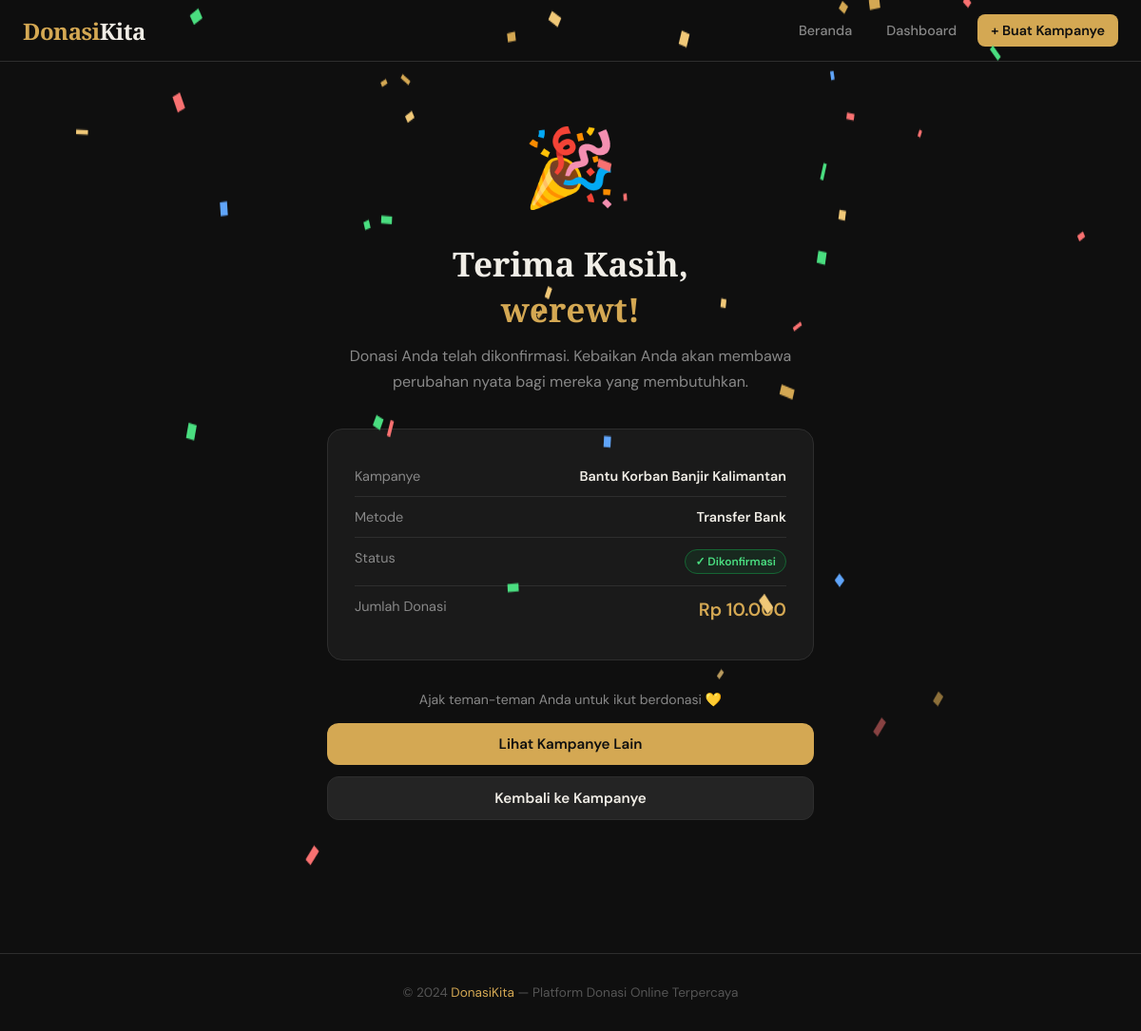
Page /thank-you/1 on the committed database.
### tables this page shows
CREATE TABLE donations (
            id INTEGER PRIMARY KEY AUTOINCREMENT,
            campaign_id INTEGER NOT NULL,
            donor_name TEXT NOT NULL,
            donor_email TEXT NOT NULL,
            amount REAL NOT NULL,
            message TEXT,
            payment_method TEXT DEFAULT 'Transfer Bank',
            status TEXT DEFAULT 'pending',
            created_at TIMESTAMP DEFAULT CURRENT_TIMESTAMP,
            FOREIGN KEY (campaign_id) REFERENCES campaigns(id)
        );

CREATE TABLE campaigns (
            id INTEGER PRIMARY KEY AUTOINCREMENT,
            title TEXT NOT NULL,
            description TEXT NOT NULL,
            target_amount REAL NOT NULL,
            collected_amount REAL DEFAULT 0,
            image_filename TEXT,
            category TEXT DEFAULT 'Umum',
            is_active INTEGER DEFAULT 1,
            created_at TIMESTAMP DEFAULT CURRENT_TIMESTAMP
        );

### app.py (the view)
@app.route('/thank-you/<int:donation_id>')
def thank_you(donation_id):
    conn = db.get_db()
    donation = conn.execute(
        '''SELECT d.*, c.title as campaign_title
           FROM donations d JOIN campaigns c ON d.campaign_id=c.id
           WHERE d.id=?''', (donation_id,)
    ).fetchone()
    conn.close()
    if not donation:
        return redirect(url_for('index'))
    return render_template('thank_you.html', donation=donation)

### app.py (called while the page is built)
def format_rupiah(amount):
    return f"Rp {amount:,.0f}".replace(',', '.')

### db.py (called while the page is built)
def get_db():
    conn = sqlite3.connect(DB_PATH)
    conn.row_factory = sqlite3.Row
    return conn

### templates/thank_you.html (shortened to what this page needs)
{% extends "base.html" %}
{% block content %}
<div class="confetti-wrap" id="confetti"></div>
<div class="ty-page">
  <div class="ty-icon">🎉</div>
  <h1 class="ty-title">Terima Kasih,<br><span>{{ donation.donor_name }}!</span></h1>
  <p class="ty-sub">Donasi Anda telah dikonfirmasi. Kebaikan Anda akan membawa<br>perubahan nyata bagi mereka yang membutuhkan.</p>
  <div class="ty-card">
    <div class="ty-row">
      <span class="lbl">Kampanye</span>
      <span class="val">{{ donation.campaign_title }}</span>
    </div>
    <div class="ty-row">
      <span class="lbl">Metode</span>
      <span class="val">{{ donation.payment_method }}</span>
    </div>
    <div class="ty-row">
      <span class="lbl">Status</span>
      <span class="val"><span class="badge badge-green">✓ Dikonfirmasi</span></span>
    </div>
    <div class="ty-row">
      <span class="lbl">Jumlah Donasi</span>
      <span class="val amount-gold">{{ donation.amount | rupiah }}</span>
    </div>
  </div>
  <p class="share-text">Ajak teman-teman Anda untuk ikut berdonasi 💛</p>
  <div class="ty-actions">
    <a href="{{ url_for('index') }}" class="btn btn-primary">Lihat Kampanye Lain</a>
    <a href="{{ url_for('campaign_detail', campaign_id=donation.campaign_id) }}" class="btn btn-secondary">Kembali ke Kampanye</a>
  </div>
</div>
{% endblock %}

### templates/base.html (style rules this page uses)
:root { --bg: #0f0f0f; --surface: #1a1a1a; --surface2: #242424; --border: #2e2e2e; --gold: #d4a853; --gold-light: #f0c878; --green: #4ade80; --red: #f87171; --blue: #60a5fa; --text: #f0ede6; --text-muted: #888; --text-dim: #555; --radius: 12px; }
* { margin: 0; padding: 0; box-sizing: border-box; }
body { font-family: 'DM Sans', sans-serif; background: var(--bg); color: var(--text); min-height: 100vh; }
.btn { display: inline-flex; align-items: center; gap: 8px; padding: 12px 24px; border-radius: var(--radius); font-family: 'DM Sans', sans-serif; font-size: 0.95rem; font-weight: 600; cursor: pointer; border: none; text-decoration: none; transition: all .2s; white-space: nowrap; }
.btn-primary { background: var(--gold); color: #0f0f0f; }
.btn-secondary { background: var(--surface2); color: var(--text); border: 1px solid var(--border); }
.badge { display: inline-block; padding: 4px 10px; border-radius: 99px; font-size: 0.75rem; font-weight: 600; }
.badge-green { background: #14532d44; color: var(--green); border: 1px solid #166534; }

### templates/thank_you.html (style rules this page uses)
.ty-page { max-width: 560px; margin: 0 auto; padding: 60px 24px; text-align: center; }
.ty-icon { font-size: 5rem; margin-bottom: 24px; animation: bounce .6s ease; }
.ty-title { font-family: 'Playfair Display', serif; font-size: 2.2rem; font-weight: 900; margin-bottom: 12px; }
.ty-title span { color: var(--gold); }
.ty-sub { color: var(--text-muted); font-size: 1rem; margin-bottom: 36px; line-height: 1.7; }
.ty-card { background: var(--surface); border: 1px solid var(--border); border-radius: 16px; padding: 28px; margin-bottom: 32px; text-align: left; }
.ty-row { display: flex; justify-content: space-between; padding: 12px 0; border-bottom: 1px solid var(--border); font-size: 0.9rem; }
.ty-row:last-child { border-bottom: none; }
.ty-row .lbl { color: var(--text-muted); }
.ty-row .val { font-weight: 600; }
.amount-gold { color: var(--gold); font-size: 1.2rem; }
.share-text { font-size: 0.88rem; color: var(--text-muted); margin-bottom: 16px; }
.ty-actions { display: flex; flex-direction: column; gap: 12px; }
.ty-actions .btn { justify-content: center; }
.confetti-wrap { position: fixed; top: 0; left: 0; width: 100%; height: 100%; pointer-events: none; z-index: 9999; }

### rows in the picture
donations: donor_name "werewt", payment_method "Transfer Bank", amount|rupiah "Rp 10.000"
campaigns: campaign_title "Bantu Korban Banjir Kalimantan"
